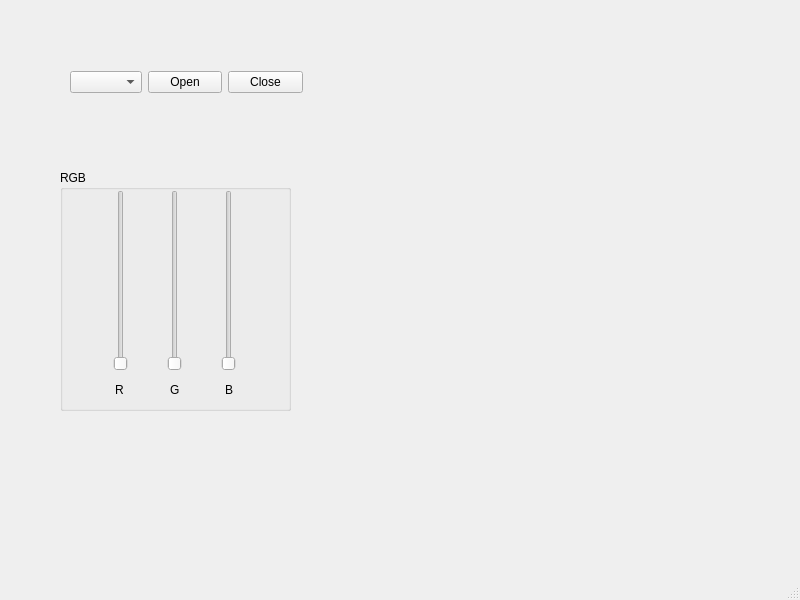
<?xml version="1.0" encoding="UTF-8"?>
<ui version="4.0">
 <class>MainWindow</class>
 <widget class="QMainWindow" name="MainWindow">
  <property name="geometry">
   <rect>
    <x>0</x>
    <y>0</y>
    <width>800</width>
    <height>600</height>
   </rect>
  </property>
  <property name="windowTitle">
   <string>MainWindow</string>
  </property>
  <widget class="QWidget" name="centralwidget">
   <widget class="QGroupBox" name="groupBox">
    <property name="geometry">
     <rect>
      <x>60</x>
      <y>170</y>
      <width>231</width>
      <height>241</height>
     </rect>
    </property>
    <property name="title">
     <string>RGB</string>
    </property>
    <widget class="QLabel" name="label">
     <property name="geometry">
      <rect>
       <x>55</x>
       <y>210</y>
       <width>20</width>
       <height>20</height>
      </rect>
     </property>
     <property name="text">
      <string>R</string>
     </property>
    </widget>
    <widget class="QLabel" name="label_3">
     <property name="geometry">
      <rect>
       <x>110</x>
       <y>210</y>
       <width>20</width>
       <height>20</height>
      </rect>
     </property>
     <property name="text">
      <string>G</string>
     </property>
    </widget>
    <widget class="QLabel" name="label_4">
     <property name="geometry">
      <rect>
       <x>165</x>
       <y>210</y>
       <width>20</width>
       <height>20</height>
      </rect>
     </property>
     <property name="text">
      <string>B</string>
     </property>
    </widget>
    <widget class="QWidget" name="layoutWidget">
     <property name="geometry">
      <rect>
       <x>20</x>
       <y>20</y>
       <width>191</width>
       <height>181</height>
      </rect>
     </property>
     <layout class="QHBoxLayout" name="horizontalLayout_2">
      <item>
       <widget class="QSlider" name="RSlider">
        <property name="maximum">
         <number>255</number>
        </property>
        <property name="orientation">
         <enum>Qt::Vertical</enum>
        </property>
       </widget>
      </item>
      <item>
       <widget class="QSlider" name="GSlider">
        <property name="maximum">
         <number>255</number>
        </property>
        <property name="orientation">
         <enum>Qt::Vertical</enum>
        </property>
       </widget>
      </item>
      <item>
       <widget class="QSlider" name="BSlider">
        <property name="enabled">
         <bool>true</bool>
        </property>
        <property name="maximum">
         <number>255</number>
        </property>
        <property name="orientation">
         <enum>Qt::Vertical</enum>
        </property>
       </widget>
      </item>
     </layout>
    </widget>
   </widget>
   <widget class="QWidget" name="layoutWidget">
    <property name="geometry">
     <rect>
      <x>70</x>
      <y>70</y>
      <width>233</width>
      <height>25</height>
     </rect>
    </property>
    <layout class="QHBoxLayout" name="horizontalLayout">
     <item>
      <widget class="QComboBox" name="listCOM"/>
     </item>
     <item>
      <widget class="QPushButton" name="openCOM">
       <property name="text">
        <string>Open</string>
       </property>
      </widget>
     </item>
     <item>
      <widget class="QPushButton" name="closeCOM">
       <property name="text">
        <string>Close</string>
       </property>
      </widget>
     </item>
    </layout>
   </widget>
  </widget>
  <widget class="QStatusBar" name="statusbar"/>
 </widget>
 <resources/>
 <connections/>
</ui>
